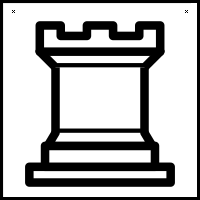
#> input picture Machine Learning/ass4/ex1.jpg, 200 x 200 px
$ python ass4.py
#> lines starting #> are read from the running program, lines starting #| are printed output that depends on the picture
from PIL import Image
import numpy as np


def convNet(mat, kernel):
    r = mat.shape[0]
    k = kernel.shape[0]
    res = []
    i = 0
    while i < r-(k-1):
        tmpl = []
        j = 0
        while j < r-(k-1):
            x = sum(sum(mat[i:i+k, j:j+k]*kernel))
            tmpl.append(x)
            j += 1
        res.append(tmpl)
        i += 1
    return res


m = np.array([[1, 2, 3, 4, 5], [1, 3, 2, 3, 10], [
    3, 2, 1, 4, 5], [6, 1, 1, 2, 2], [3, 2, 1, 5, 4]])
k = np.array([[1, 0, -1], [1, 0, -1], [1, 0, -1]])
print(convNet(m, k))


im = Image.open('ex1.jpg')
#> im is the input picture: PIL image 200x200 RGBA; mean R, G, B, A 182.5, 182.5, 182.5, 255
rgb = np.array(im.convert('RGB'))
r = rgb[:, :, 0]  # array of R pixels

kernel1 = np.array([[-1, -1, -1], [-1, 8, -1], [-1, -1, -1]])
kernel2 = np.array([[0, -1, 0], [-1, 8, -1], [0, -1, 0]])

# # Image.fromarray(np.uint8(r)).show()
# Image.fromarray(np.uint8(convNet(r, kernel1))).show()
Image.fromarray(np.uint8(convNet(r, kernel2))).show()
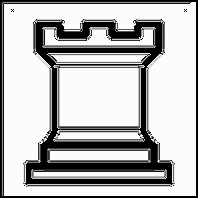
#> shown: PIL image 198x198 L; min 0, max 255, mean 183.6
